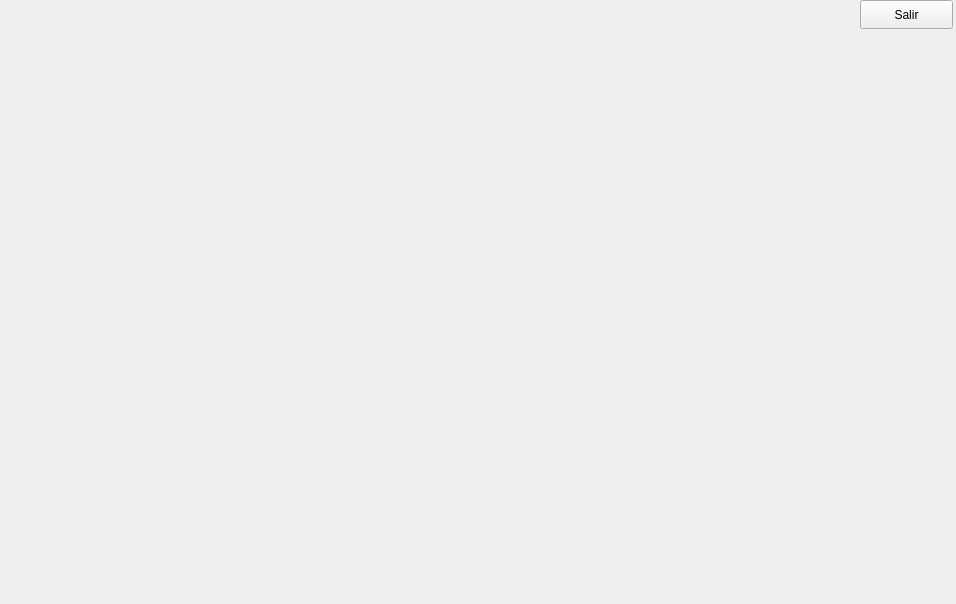
<?xml version="1.0" encoding="UTF-8"?>
<ui version="4.0">
 <class>Carrera</class>
 <widget class="QWidget" name="Carrera">
  <property name="geometry">
   <rect>
    <x>0</x>
    <y>0</y>
    <width>956</width>
    <height>604</height>
   </rect>
  </property>
  <property name="windowTitle">
   <string>Form</string>
  </property>
  <widget class="QPushButton" name="pushButton">
   <property name="geometry">
    <rect>
     <x>860</x>
     <y>0</y>
     <width>93</width>
     <height>29</height>
    </rect>
   </property>
   <property name="cursor">
    <cursorShape>BusyCursor</cursorShape>
   </property>
   <property name="text">
    <string>Salir</string>
   </property>
  </widget>
 </widget>
 <resources/>
 <connections/>
</ui>
